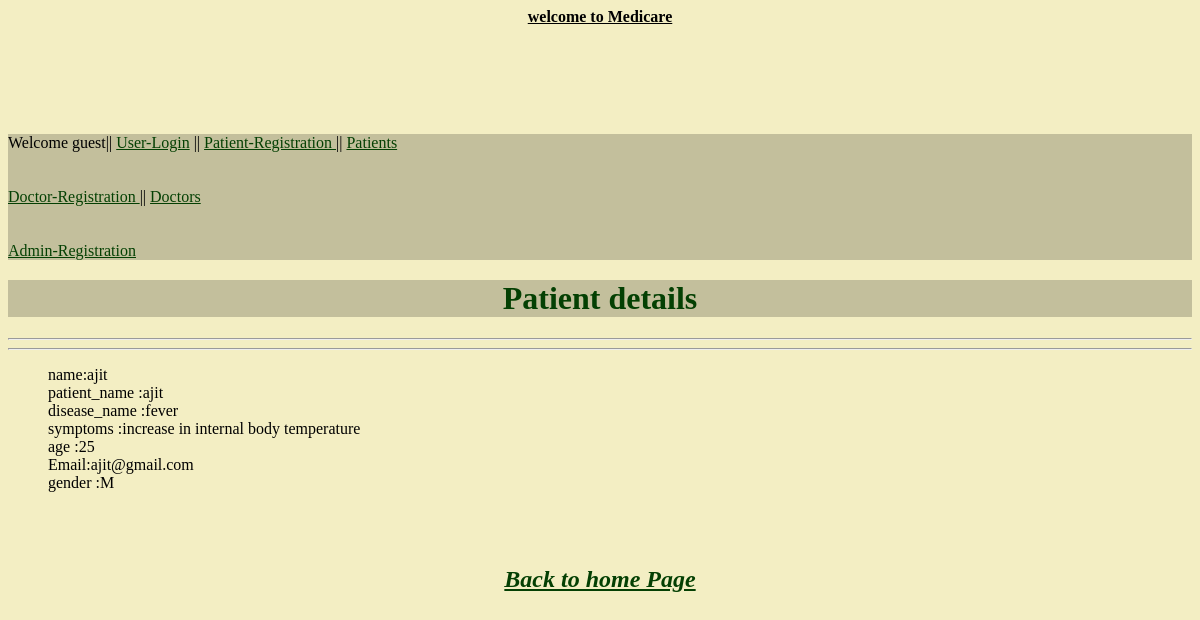
/patients/showdata/1/, run on an earlier commit of the app's database.
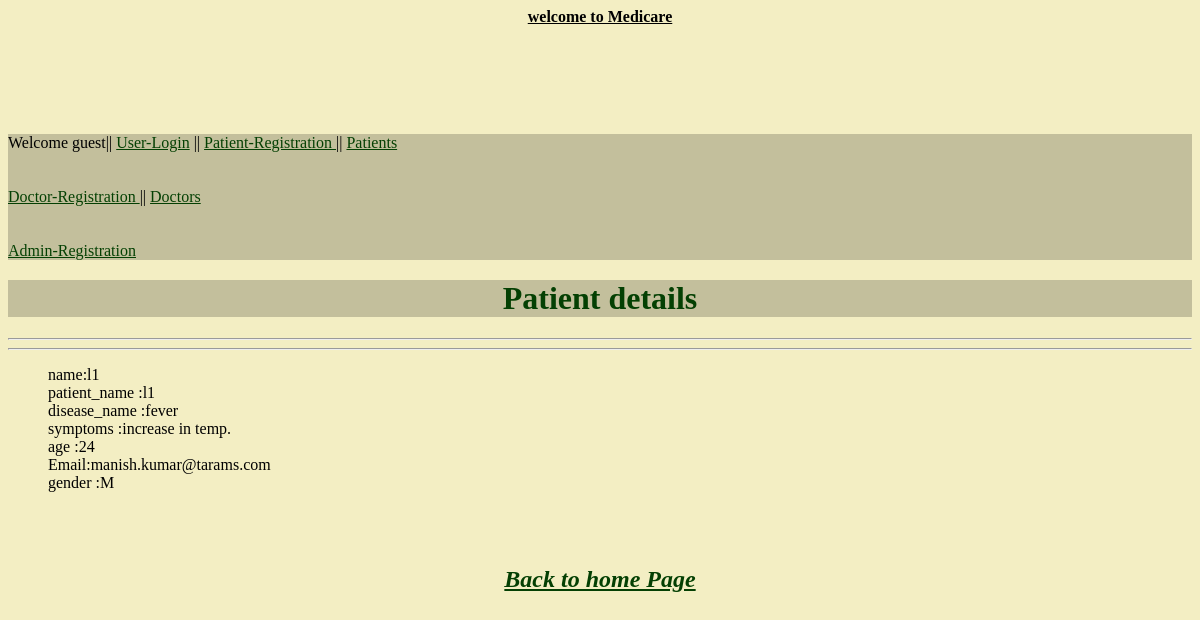
And on a later commit of the database.
### patients/models.py (models this page shows)
class Patients(models.Model):
    patient = models.ForeignKey(User,unique=True)
    patient_name = models.CharField(max_length = 30,null = True)
    disease_name = models.CharField(max_length = 30,null = True)
    symptoms     = models.TextField(null = True)
    age          = models.IntegerField(null = True)
    gender       = models.CharField(max_length = 6,null = True)
    mobile_no    = models.IntegerField(null = True)

### patients/views.py (the view)
# urls.py: url(r'showdata/(?P<test_id>\d+)/$','patients.views.showdata'),
def showdata(request,test_id):
    users = Patients.objects.get(id = test_id)
    return render_to_response('patients/showdata.html',locals())

### templates/patients/showdata.html (shortened to what this page needs)
{% extends "base.html"  %}
{%  block content %}
<h1><center>Patient details</center></h1><hr><hr>
 <ul>
                   name:{{ users.patient.username }}<br>
                   patient_name :{{ users.patient_name }}<br>
                   disease_name :{{ users.disease_name }}<br>
                   symptoms :{{ users.symptoms }}<br>
                   age :{{ users.age }}<br>
                   Email:{{ users.patient.email }}<br>
                   gender :{{ users.gender }}<br>
<br><br><br>
           </ul>
       <center><h2><i><a href="/">Back to home Page</a></i></h2></center><br>
{% endblock  %}

What changed in the data, as far as the page shows it:
changed Patients "fever": patient.username "ajit" → "l1"; patient_name "ajit" → "l1"; symptoms "increase in internal body temperature" → "increase in temp."; age "25" → "24"; patient.email "ajit@gmail.com" → "manish.kumar@tarams.com"
